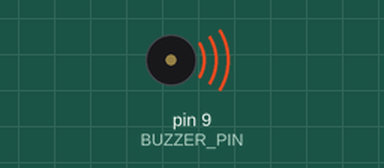
Recording of a sketch running on a simulated Arduino Uno, built with avr-gcc and run on an emulated ATmega328P. On the bench: buzzer (waves = sounding).

Above: at 0.1 s.
At 11.0 s:
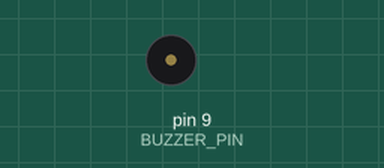
Timing chart, 0 to 12.5 s (numbered marks = the images above):
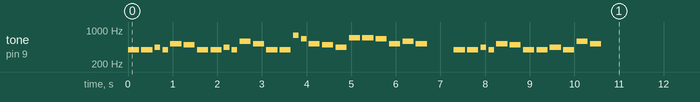

The sketch:

Happy_birth_day_tune.ino
```cpp
#define BUZZER_PIN 9  // Define the pin number where the buzzer is connected

// Define musical notes frequencies
#define NOTE_B0 31
#define NOTE_C1 33
#define NOTE_CS1 35
#define NOTE_D1 37
#define NOTE_DS1 39
#define NOTE_E1 41
#define NOTE_F1 44
#define NOTE_FS1 46
#define NOTE_G1 49
#define NOTE_GS1 52
#define NOTE_A1 55
#define NOTE_AS1 58
#define NOTE_B1 62
#define NOTE_C2 65
#define NOTE_CS2 69
#define NOTE_D2 73
#define NOTE_DS2 78
#define NOTE_E2 82
#define NOTE_F2 87
#define NOTE_FS2 93
#define NOTE_G2 98
#define NOTE_GS2 104
#define NOTE_A2 110
#define NOTE_AS2 117
#define NOTE_B2 123
#define NOTE_C3 131
#define NOTE_CS3 139
#define NOTE_D3 147
#define NOTE_DS3 156
#define NOTE_E3 165
#define NOTE_F3 175
#define NOTE_FS3 185
#define NOTE_G3 196
#define NOTE_GS3 208
#define NOTE_A3 220
#define NOTE_AS3 233
#define NOTE_B3 247
#define NOTE_C4 262
#define NOTE_CS4 277
#define NOTE_D4 294
#define NOTE_DS4 311
#define NOTE_E4 330
#define NOTE_F4 349
#define NOTE_FS4 370
#define NOTE_G4 392
#define NOTE_GS4 415
#define NOTE_A4 440
#define NOTE_AS4 466
#define NOTE_B4 494
#define NOTE_C5 523
#define NOTE_CS5 554
#define NOTE_D5 587
#define NOTE_DS5 622
#define NOTE_E5 659
#define NOTE_F5 698
#define NOTE_FS5 740
#define NOTE_G5 784
#define NOTE_GS5 831
#define NOTE_A5 880
#define NOTE_AS5 932
#define NOTE_B5 988
#define NOTE_C6 1047
#define NOTE_CS6 1109
#define NOTE_D6 1175
#define NOTE_DS6 1245
#define NOTE_E6 1319
#define NOTE_F6 1397
#define NOTE_FS6 1480
#define NOTE_G6 1568
#define NOTE_GS6 1661
#define NOTE_A6 1760
#define NOTE_AS6 1865
#define NOTE_B6 1976
#define NOTE_C7 2093
#define NOTE_CS7 2217
#define NOTE_D7 2349
#define NOTE_DS7 2489
#define NOTE_E7 2637
#define NOTE_F7 2794
#define NOTE_FS7 2960
#define NOTE_G7 3136
#define NOTE_GS7 3322
#define NOTE_A7 3520
#define NOTE_AS7 3729
#define NOTE_B7 3951
#define NOTE_C8 4186
#define NOTE_CS8 4435
#define NOTE_D8 4699
#define NOTE_DS8 4978

void setup() {
  pinMode(BUZZER_PIN, OUTPUT);  // Set the buzzer pin as an output
  // Call the function to play the "Happy Birthday" melody
  playHappyBirthday();
}

void loop() {
  // Nothing to do here as we play the melody in the setup() function
}

void playHappyBirthday() {
  // "Happy Birthday" melody notes and durations
  int melody[] = {
    NOTE_G4, NOTE_G4, NOTE_A4, NOTE_G4, NOTE_C5, NOTE_B4,
    NOTE_G4, NOTE_G4, NOTE_A4, NOTE_G4, NOTE_D5, NOTE_C5,
    NOTE_G4, NOTE_G4, NOTE_G5, NOTE_E5, NOTE_C5, NOTE_B4,
    NOTE_A4, NOTE_F5, NOTE_F5, NOTE_E5, NOTE_C5, NOTE_D5,
    NOTE_C5, 0, NOTE_G4, NOTE_G4, NOTE_A4, NOTE_G4,
    NOTE_C5, NOTE_B4, NOTE_G4, NOTE_G4, NOTE_A4, NOTE_G4,
    NOTE_D5, NOTE_C5
  };
  int noteDurations[] = {
    4, 4, 8, 8, 4, 4,
    4, 4, 8, 8, 4, 4,
    4, 4, 8, 8, 4, 4,
    4, 4, 4, 4, 4, 4,
    4, 2, 4, 4, 8, 8,
    4, 4, 4, 4, 4, 4,
    4, 4
  };

  // Play the melody
  for (int i = 0; i < 87; i++) {
    if (melody[i] != 0) {
      tone(BUZZER_PIN, melody[i], 1000 / noteDurations[i]);
    }
    delay(1000 / noteDurations[i] + 50);  // Add a small delay for the note to play
    noTone(BUZZER_PIN);
  }
}
```
